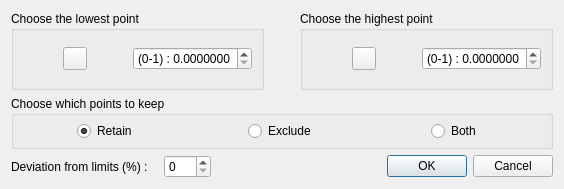
<?xml version="1.0" encoding="UTF-8"?>
<ui version="4.0">
 <class>ScalarDialog</class>
 <widget class="QDialog" name="ScalarDialog">
  <property name="geometry">
   <rect>
    <x>0</x>
    <y>0</y>
    <width>564</width>
    <height>189</height>
   </rect>
  </property>
  <property name="sizePolicy">
   <sizepolicy hsizetype="Fixed" vsizetype="Fixed">
    <horstretch>0</horstretch>
    <verstretch>0</verstretch>
   </sizepolicy>
  </property>
  <property name="windowTitle">
   <string>Scalar color setting</string>
  </property>
  <layout class="QVBoxLayout" name="verticalLayout">
   <item>
    <layout class="QVBoxLayout" name="verticalLayout_2">
     <item>
      <layout class="QHBoxLayout" name="horizontalLayout">
       <item>
        <widget class="QGroupBox" name="centerGroupBox">
         <property name="title">
          <string>Choose the lowest point</string>
         </property>
         <property name="flat">
          <bool>true</bool>
         </property>
         <layout class="QGridLayout" name="gridLayout_3">
          <item row="1" column="1">
           <widget class="QToolButton" name="pointPickingButton_first">
            <property name="toolTip">
             <string>Pick the plane center (click again to cancel)</string>
            </property>
            <property name="icon">
             <iconset resource="../../../qCC/icones.qrc">
              <normaloff>:/CC/images/ccPointPicking.png</normaloff>:/CC/images/ccPointPicking.png</iconset>
            </property>
            <property name="checkable">
             <bool>true</bool>
            </property>
           </widget>
          </item>
          <item row="0" column="3">
           <spacer name="verticalSpacer_3">
            <property name="orientation">
             <enum>Qt::Vertical</enum>
            </property>
            <property name="sizeType">
             <enum>QSizePolicy::Expanding</enum>
            </property>
            <property name="sizeHint" stdset="0">
             <size>
              <width>20</width>
              <height>10</height>
             </size>
            </property>
           </spacer>
          </item>
          <item row="1" column="2">
           <spacer name="horizontalSpacer_3">
            <property name="orientation">
             <enum>Qt::Horizontal</enum>
            </property>
            <property name="sizeHint" stdset="0">
             <size>
              <width>40</width>
              <height>20</height>
             </size>
            </property>
           </spacer>
          </item>
          <item row="1" column="0">
           <spacer name="horizontalSpacer_4">
            <property name="orientation">
             <enum>Qt::Horizontal</enum>
            </property>
            <property name="sizeHint" stdset="0">
             <size>
              <width>40</width>
              <height>20</height>
             </size>
            </property>
           </spacer>
          </item>
          <item row="2" column="3">
           <spacer name="verticalSpacer_7">
            <property name="orientation">
             <enum>Qt::Vertical</enum>
            </property>
            <property name="sizeType">
             <enum>QSizePolicy::Expanding</enum>
            </property>
            <property name="sizeHint" stdset="0">
             <size>
              <width>20</width>
              <height>10</height>
             </size>
            </property>
           </spacer>
          </item>
          <item row="1" column="3">
           <widget class="QDoubleSpinBox" name="first">
            <property name="prefix">
             <string notr="true">(0-1) : </string>
            </property>
            <property name="decimals">
             <number>7</number>
            </property>
            <property name="minimum">
             <double>0.000000000000000</double>
            </property>
            <property name="maximum">
             <double>1.000000000000000</double>
            </property>
            <property name="singleStep">
             <double>0.010000000000000</double>
            </property>
           </widget>
          </item>
         </layout>
        </widget>
       </item>
       <item>
        <spacer name="horizontalSpacer_5">
         <property name="orientation">
          <enum>Qt::Horizontal</enum>
         </property>
         <property name="sizeHint" stdset="0">
          <size>
           <width>20</width>
           <height>20</height>
          </size>
         </property>
        </spacer>
       </item>
       <item>
        <widget class="QGroupBox" name="centerGroupBox_2">
         <property name="title">
          <string>Choose the highest point </string>
         </property>
         <property name="flat">
          <bool>true</bool>
         </property>
         <layout class="QGridLayout" name="gridLayout_4">
          <item row="2" column="3">
           <spacer name="verticalSpacer_8">
            <property name="orientation">
             <enum>Qt::Vertical</enum>
            </property>
            <property name="sizeType">
             <enum>QSizePolicy::Expanding</enum>
            </property>
            <property name="sizeHint" stdset="0">
             <size>
              <width>20</width>
              <height>10</height>
             </size>
            </property>
           </spacer>
          </item>
          <item row="1" column="1">
           <widget class="QToolButton" name="pointPickingButton_second">
            <property name="toolTip">
             <string>Pick the plane center (click again to cancel)</string>
            </property>
            <property name="icon">
             <iconset resource="../../../qCC/icones.qrc">
              <normaloff>:/CC/images/ccPointPicking.png</normaloff>:/CC/images/ccPointPicking.png</iconset>
            </property>
            <property name="checkable">
             <bool>true</bool>
            </property>
           </widget>
          </item>
          <item row="0" column="3">
           <spacer name="verticalSpacer_5">
            <property name="orientation">
             <enum>Qt::Vertical</enum>
            </property>
            <property name="sizeType">
             <enum>QSizePolicy::Expanding</enum>
            </property>
            <property name="sizeHint" stdset="0">
             <size>
              <width>20</width>
              <height>10</height>
             </size>
            </property>
           </spacer>
          </item>
          <item row="1" column="3">
           <widget class="QDoubleSpinBox" name="second">
            <property name="prefix">
             <string notr="true">(0-1) : </string>
            </property>
            <property name="decimals">
             <number>7</number>
            </property>
            <property name="minimum">
             <double>0.000000000000000</double>
            </property>
            <property name="maximum">
             <double>1.000000000000000</double>
            </property>
            <property name="singleStep">
             <double>0.010000000000000</double>
            </property>
           </widget>
          </item>
          <item row="1" column="0">
           <spacer name="horizontalSpacer_7">
            <property name="orientation">
             <enum>Qt::Horizontal</enum>
            </property>
            <property name="sizeHint" stdset="0">
             <size>
              <width>40</width>
              <height>20</height>
             </size>
            </property>
           </spacer>
          </item>
          <item row="1" column="2">
           <spacer name="horizontalSpacer_6">
            <property name="orientation">
             <enum>Qt::Horizontal</enum>
            </property>
            <property name="sizeHint" stdset="0">
             <size>
              <width>40</width>
              <height>20</height>
             </size>
            </property>
           </spacer>
          </item>
         </layout>
        </widget>
       </item>
      </layout>
     </item>
     <item>
      <widget class="QGroupBox" name="horizontalGroupBox">
       <property name="title">
        <string>Choose which points to keep </string>
       </property>
       <layout class="QHBoxLayout" name="horizontalLayout_2">
        <property name="spacing">
         <number>6</number>
        </property>
        <property name="topMargin">
         <number>5</number>
        </property>
        <property name="bottomMargin">
         <number>5</number>
        </property>
        <item alignment="Qt::AlignHCenter">
         <widget class="QRadioButton" name="retain">
          <property name="text">
           <string>Retain</string>
          </property>
          <property name="checked">
           <bool>true</bool>
          </property>
         </widget>
        </item>
        <item alignment="Qt::AlignHCenter">
         <widget class="QRadioButton" name="exclude">
          <property name="text">
           <string>Exclude</string>
          </property>
         </widget>
        </item>
        <item alignment="Qt::AlignHCenter">
         <widget class="QRadioButton" name="both">
          <property name="text">
           <string>Both</string>
          </property>
         </widget>
        </item>
       </layout>
      </widget>
     </item>
     <item>
      <layout class="QHBoxLayout" name="horizontalLayout_bottom">
       <item>
        <widget class="QLabel" name="margin_label">
         <property name="text">
          <string>Deviation from limits (%) :</string>
         </property>
        </widget>
       </item>
       <item>
        <spacer name="horizontalSpacer">
         <property name="orientation">
          <enum>Qt::Horizontal</enum>
         </property>
         <property name="sizeType">
          <enum>QSizePolicy::Fixed</enum>
         </property>
         <property name="sizeHint" stdset="0">
          <size>
           <width>10</width>
           <height>20</height>
          </size>
         </property>
        </spacer>
       </item>
       <item>
        <widget class="QSpinBox" name="margin">
         <property name="maximum">
          <number>100</number>
         </property>
        </widget>
       </item>
       <item>
        <spacer name="horizontalSpacer_2">
         <property name="orientation">
          <enum>Qt::Horizontal</enum>
         </property>
         <property name="sizeHint" stdset="0">
          <size>
           <width>40</width>
           <height>20</height>
          </size>
         </property>
        </spacer>
       </item>
       <item>
        <widget class="QDialogButtonBox" name="buttonBox">
         <property name="orientation">
          <enum>Qt::Horizontal</enum>
         </property>
         <property name="standardButtons">
          <set>QDialogButtonBox::Cancel|QDialogButtonBox::Ok</set>
         </property>
        </widget>
       </item>
      </layout>
     </item>
    </layout>
   </item>
  </layout>
 </widget>
 <resources>
  <include location="../../../qCC/icones.qrc"/>
  <include location="../../../qCC/icones.qrc"/>
 </resources>
 <connections>
  <connection>
   <sender>buttonBox</sender>
   <signal>accepted()</signal>
   <receiver>ScalarDialog</receiver>
   <slot>accept()</slot>
   <hints>
    <hint type="sourcelabel">
     <x>218</x>
     <y>114</y>
    </hint>
    <hint type="destinationlabel">
     <x>157</x>
     <y>118</y>
    </hint>
   </hints>
  </connection>
  <connection>
   <sender>buttonBox</sender>
   <signal>rejected()</signal>
   <receiver>ScalarDialog</receiver>
   <slot>reject()</slot>
   <hints>
    <hint type="sourcelabel">
     <x>260</x>
     <y>120</y>
    </hint>
    <hint type="destinationlabel">
     <x>280</x>
     <y>118</y>
    </hint>
   </hints>
  </connection>
 </connections>
</ui>
